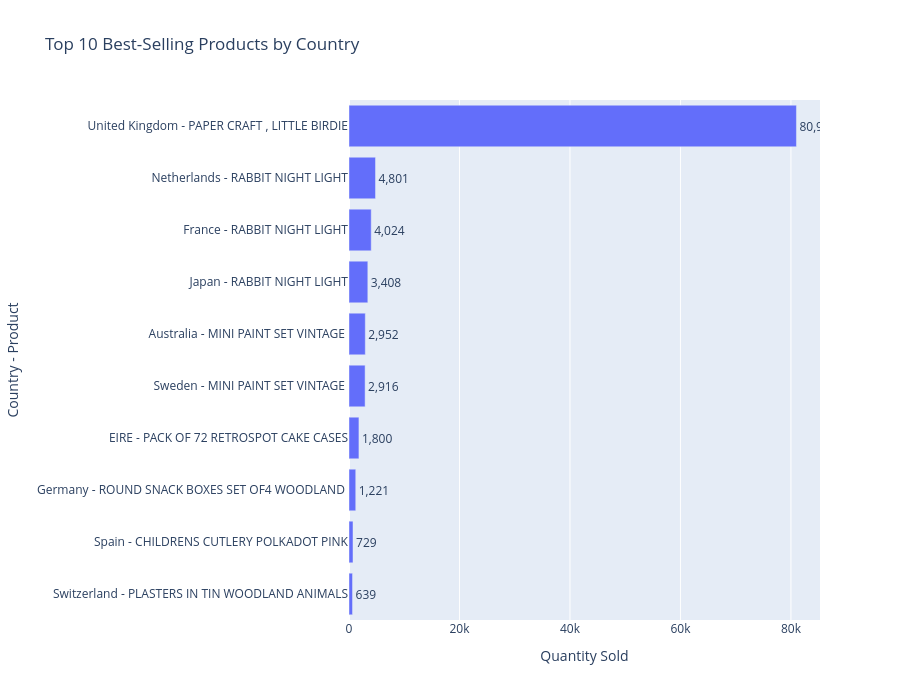

Notebook source saved alongside this figure:
### Code cell
# Create an interactive horizontal bar chart
fig = px.bar(
    best_product_top10.sort_values('Quantity'),       # Sort so the largest bar appears at the top
    x='Quantity',                                     # Quantity sold on the x-axis
    y='Country_Product',                              # Country-product label on the y-axis
    orientation='h',                                  # Horizontal bar chart
    title='Top 10 Best-Selling Products by Country',  # Chart title
    text='Quantity',                                  # Show quantity value on each bar
    hover_data={
        'Country': True,                              # Show country in hover
        'Description': True,                          # Show product description in hover
        'Quantity': ':,'                              # Format quantity with commas
    }
)

# Format text labels on the bars
fig.update_traces(
    texttemplate='%{text:,}',  # Format quantity labels with commas
    textposition='outside'     # Place labels outside the bars
)

# Update chart layout and axis labels
fig.update_layout(
    xaxis_title='Quantity Sold',          # Label for x-axis
    yaxis_title='Country - Product',      # Label for y-axis
    height=700                            # Set chart height
)

# Display the chart
fig.show()

### Figure 1 — Plotly figure (JSON) as saved in the notebook; plotly's stock layout.template omitted (floating-point values rounded to 4 significant figures)
{"data": [{"alignmentgroup": "True", "customdata": [["Switzerland", "PLASTERS IN TIN WOODLAND ANIMALS"], ["Spain", "CHILDRENS CUTLERY POLKADOT PINK"], ["Germany", "ROUND SNACK BOXES SET OF4 WOODLAND "], ["EIRE", "PACK OF 72 RETROSPOT CAKE CASES"], ["Sweden", "MINI PAINT SET VINTAGE "], ["Australia", "MINI PAINT SET VINTAGE "], ["Japan", "RABBIT NIGHT LIGHT"], ["France", "RABBIT NIGHT LIGHT"], ["Netherlands", "RABBIT NIGHT LIGHT"], ["United Kingdom", "PAPER CRAFT , LITTLE BIRDIE"]], "hovertemplate": "Quantity=%{text:,}<br>Country_Product=%{y}<br>Country=%{customdata[0]}<br>Description=%{customdata[1]}<extra></extra>", "legendgroup": "", "marker": {"color": "#636efa", "pattern": {"shape": ""}}, "name": "", "offsetgroup": "", "orientation": "h", "showlegend": false, "text": [639, 729, 1221, 1800, 2916, 2952, 3408, 4024, 4801, 80995], "textposition": "outside", "texttemplate": "%{text:,}", "type": "bar", "x": [639, 729, 1221, 1800, 2916, 2952, 3408, 4024, 4801, 80995], "xaxis": "x", "y": ["Switzerland - PLASTERS IN TIN WOODLAND ANIMALS", "Spain - CHILDRENS CUTLERY POLKADOT PINK", "Germany - ROUND SNACK BOXES SET OF4 WOODLAND ", "EIRE - PACK OF 72 RETROSPOT CAKE CASES", "Sweden - MINI PAINT SET VINTAGE ", "Australia - MINI PAINT SET VINTAGE ", "Japan - RABBIT NIGHT LIGHT", "France - RABBIT NIGHT LIGHT", "Netherlands - RABBIT NIGHT LIGHT", "United Kingdom - PAPER CRAFT , LITTLE BIRDIE"], "yaxis": "y"}], "layout": {"barmode": "relative", "height": 700, "legend": {"tracegroupgap": 0}, "title": {"text": "Top 10 Best-Selling Products by Country"}, "xaxis": {"anchor": "y", "domain": [0, 1], "title": {"text": "Quantity Sold"}}, "yaxis": {"anchor": "x", "domain": [0, 1], "title": {"text": "Country - Product"}}}}
